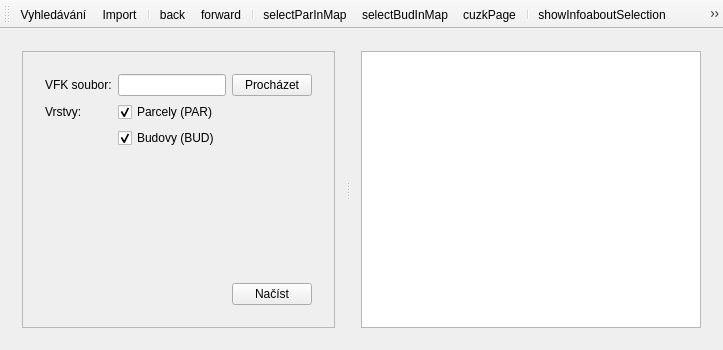
<?xml version="1.0" encoding="UTF-8"?>
<ui version="4.0">
 <class>VfkMainWindow</class>
 <widget class="QMainWindow" name="VfkMainWindow">
  <property name="geometry">
   <rect>
    <x>0</x>
    <y>0</y>
    <width>723</width>
    <height>350</height>
   </rect>
  </property>
  <property name="windowTitle">
   <string>Prohlížeč VFK</string>
  </property>
  <property name="layoutDirection">
   <enum>Qt::LeftToRight</enum>
  </property>
  <property name="tabShape">
   <enum>QTabWidget::Rounded</enum>
  </property>
  <widget class="QWidget" name="centralWidget">
   <layout class="QGridLayout" name="gridLayout_4">
    <item row="0" column="0">
     <widget class="QSplitter" name="splitter">
      <property name="orientation">
       <enum>Qt::Horizontal</enum>
      </property>
      <widget class="QStackedWidget" name="stackedWidget">
       <property name="sizePolicy">
        <sizepolicy hsizetype="Fixed" vsizetype="Preferred">
         <horstretch>2</horstretch>
         <verstretch>0</verstretch>
        </sizepolicy>
       </property>
       <property name="currentIndex">
        <number>0</number>
       </property>
       <widget class="QWidget" name="importPage">
        <layout class="QGridLayout" name="gridLayout_10">
         <item row="0" column="0">
          <widget class="QScrollArea" name="scrollArea_5">
           <property name="widgetResizable">
            <bool>true</bool>
           </property>
           <widget class="QWidget" name="scrollAreaWidgetContents_5">
            <property name="geometry">
             <rect>
              <x>0</x>
              <y>0</y>
              <width>349</width>
              <height>272</height>
             </rect>
            </property>
            <layout class="QGridLayout" name="gridLayout_11">
             <item row="0" column="0">
              <widget class="QWidget" name="widget" native="true">
               <layout class="QVBoxLayout" name="verticalLayout_2">
                <item>
                 <layout class="QGridLayout" name="gridLayout_12">
                  <item row="1" column="0">
                   <widget class="QLabel" name="label_2">
                    <property name="text">
                     <string>Vrstvy:</string>
                    </property>
                   </widget>
                  </item>
                  <item row="1" column="1">
                   <widget class="QCheckBox" name="parCheckBox">
                    <property name="text">
                     <string>Parcely (PAR)</string>
                    </property>
                    <property name="checked">
                     <bool>true</bool>
                    </property>
                   </widget>
                  </item>
                  <item row="2" column="1">
                   <widget class="QCheckBox" name="budCheckBox">
                    <property name="text">
                     <string>Budovy (BUD)</string>
                    </property>
                    <property name="checked">
                     <bool>true</bool>
                    </property>
                   </widget>
                  </item>
                  <item row="0" column="0">
                   <widget class="QLabel" name="label">
                    <property name="text">
                     <string>VFK soubor:</string>
                    </property>
                   </widget>
                  </item>
                  <item row="0" column="1">
                   <layout class="QHBoxLayout" name="horizontalLayout_3">
                    <item>
                     <widget class="QLineEdit" name="vfkFileLineEdit"/>
                    </item>
                    <item>
                     <widget class="QPushButton" name="browseButton">
                      <property name="text">
                       <string>Procházet</string>
                      </property>
                     </widget>
                    </item>
                   </layout>
                  </item>
                 </layout>
                </item>
                <item>
                 <spacer name="verticalSpacer">
                  <property name="orientation">
                   <enum>Qt::Vertical</enum>
                  </property>
                  <property name="sizeHint" stdset="0">
                   <size>
                    <width>20</width>
                    <height>40</height>
                   </size>
                  </property>
                 </spacer>
                </item>
                <item>
                 <layout class="QHBoxLayout" name="horizontalLayout_2">
                  <item>
                   <spacer name="horizontalSpacer_2">
                    <property name="orientation">
                     <enum>Qt::Horizontal</enum>
                    </property>
                    <property name="sizeHint" stdset="0">
                     <size>
                      <width>40</width>
                      <height>20</height>
                     </size>
                    </property>
                   </spacer>
                  </item>
                  <item>
                   <widget class="QPushButton" name="loadVfkButton">
                    <property name="text">
                     <string>Načíst</string>
                    </property>
                   </widget>
                  </item>
                 </layout>
                </item>
               </layout>
              </widget>
             </item>
            </layout>
           </widget>
          </widget>
         </item>
        </layout>
       </widget>
       <widget class="QWidget" name="searchPage">
        <property name="sizePolicy">
         <sizepolicy hsizetype="Preferred" vsizetype="Preferred">
          <horstretch>0</horstretch>
          <verstretch>0</verstretch>
         </sizepolicy>
        </property>
        <layout class="QVBoxLayout" name="verticalLayout_3">
         <item>
          <layout class="QHBoxLayout" name="horizontalLayout_4">
           <item>
            <widget class="QLabel" name="label_3">
             <property name="sizePolicy">
              <sizepolicy hsizetype="Minimum" vsizetype="Preferred">
               <horstretch>0</horstretch>
               <verstretch>0</verstretch>
              </sizepolicy>
             </property>
             <property name="text">
              <string>Vyhledat:</string>
             </property>
            </widget>
           </item>
           <item>
            <widget class="QComboBox" name="searchCombo">
             <property name="sizePolicy">
              <sizepolicy hsizetype="MinimumExpanding" vsizetype="Fixed">
               <horstretch>0</horstretch>
               <verstretch>0</verstretch>
              </sizepolicy>
             </property>
            </widget>
           </item>
          </layout>
         </item>
         <item>
          <widget class="QStackedWidget" name="searchForms">
           <property name="currentIndex">
            <number>0</number>
           </property>
           <widget class="QWidget" name="page">
            <layout class="QGridLayout" name="gridLayout">
             <item row="0" column="0">
              <widget class="QScrollArea" name="scrollArea">
               <property name="widgetResizable">
                <bool>true</bool>
               </property>
               <widget class="QWidget" name="scrollAreaWidgetContents">
                <property name="geometry">
                 <rect>
                  <x>0</x>
                  <y>0</y>
                  <width>331</width>
                  <height>184</height>
                 </rect>
                </property>
                <layout class="QGridLayout" name="gridLayout_5">
                 <item row="0" column="0">
                  <widget class="QWidget" name="vlastniciSearchForm" native="true"/>
                 </item>
                </layout>
               </widget>
              </widget>
             </item>
            </layout>
           </widget>
           <widget class="QWidget" name="page_2">
            <layout class="QGridLayout" name="gridLayout_6">
             <item row="0" column="0">
              <widget class="QScrollArea" name="scrollArea_3">
               <property name="widgetResizable">
                <bool>true</bool>
               </property>
               <widget class="QWidget" name="scrollAreaWidgetContents_2">
                <property name="geometry">
                 <rect>
                  <x>0</x>
                  <y>0</y>
                  <width>331</width>
                  <height>184</height>
                 </rect>
                </property>
                <layout class="QGridLayout" name="gridLayout_7">
                 <item row="0" column="0">
                  <widget class="QWidget" name="parcelySearchForm" native="true"/>
                 </item>
                </layout>
               </widget>
              </widget>
             </item>
            </layout>
           </widget>
           <widget class="QWidget" name="page_3">
            <layout class="QGridLayout" name="gridLayout_2">
             <item row="0" column="0">
              <widget class="QScrollArea" name="scrollArea_2">
               <property name="widgetResizable">
                <bool>true</bool>
               </property>
               <widget class="QWidget" name="scrollAreaWidgetContents_3">
                <property name="geometry">
                 <rect>
                  <x>0</x>
                  <y>0</y>
                  <width>331</width>
                  <height>184</height>
                 </rect>
                </property>
                <layout class="QGridLayout" name="gridLayout_3">
                 <item row="0" column="0">
                  <widget class="QWidget" name="budovySearchForm" native="true"/>
                 </item>
                </layout>
               </widget>
              </widget>
             </item>
            </layout>
           </widget>
           <widget class="QWidget" name="page_4">
            <layout class="QGridLayout" name="gridLayout_8">
             <item row="0" column="0">
              <widget class="QScrollArea" name="scrollArea_4">
               <property name="widgetResizable">
                <bool>true</bool>
               </property>
               <widget class="QWidget" name="scrollAreaWidgetContents_4">
                <property name="geometry">
                 <rect>
                  <x>0</x>
                  <y>0</y>
                  <width>331</width>
                  <height>184</height>
                 </rect>
                </property>
                <layout class="QGridLayout" name="gridLayout_9">
                 <item row="0" column="0">
                  <widget class="QWidget" name="jednotkySearchForm" native="true"/>
                 </item>
                </layout>
               </widget>
              </widget>
             </item>
            </layout>
           </widget>
          </widget>
         </item>
         <item>
          <layout class="QHBoxLayout" name="horizontalLayout">
           <item>
            <spacer name="horizontalSpacer">
             <property name="orientation">
              <enum>Qt::Horizontal</enum>
             </property>
             <property name="sizeHint" stdset="0">
              <size>
               <width>40</width>
               <height>20</height>
              </size>
             </property>
            </spacer>
           </item>
           <item>
            <widget class="QPushButton" name="searchButton">
             <property name="text">
              <string>Hledej</string>
             </property>
            </widget>
           </item>
          </layout>
         </item>
        </layout>
       </widget>
      </widget>
      <widget class="QWidget" name="widget_2" native="true">
       <property name="sizePolicy">
        <sizepolicy hsizetype="Preferred" vsizetype="Preferred">
         <horstretch>3</horstretch>
         <verstretch>0</verstretch>
        </sizepolicy>
       </property>
       <layout class="QVBoxLayout" name="rightWidgetLayout">
        <item>
         <widget class="QTextBrowser" name="vfkBrowser"/>
        </item>
       </layout>
      </widget>
     </widget>
    </item>
   </layout>
  </widget>
  <widget class="QToolBar" name="toolBar">
   <property name="windowTitle">
    <string>toolBar</string>
   </property>
   <attribute name="toolBarArea">
    <enum>TopToolBarArea</enum>
   </attribute>
   <attribute name="toolBarBreak">
    <bool>false</bool>
   </attribute>
   <addaction name="actionVyhledavani"/>
   <addaction name="actionImport"/>
   <addaction name="separator"/>
   <addaction name="actionBack"/>
   <addaction name="actionForward"/>
   <addaction name="separator"/>
   <addaction name="actionSelectParInMap"/>
   <addaction name="actionSelectBudInMap"/>
   <addaction name="actionCuzkPage"/>
   <addaction name="separator"/>
   <addaction name="actionShowInfoaboutSelection"/>
   <addaction name="actionShowHelpPage"/>
   <addaction name="actionExportLatex"/>
   <addaction name="actionExportHtml"/>
  </widget>
  <action name="actionVyhledavani">
   <property name="checkable">
    <bool>true</bool>
   </property>
   <property name="icon">
    <iconset resource="resources.qrc">
     <normaloff>:/data/data/search.png</normaloff>
     <normalon>:/vfkplugin/search.png</normalon>:/data/data/search.png</iconset>
   </property>
   <property name="text">
    <string>Vyhledávání</string>
   </property>
   <property name="toolTip">
    <string>Vyhledávání</string>
   </property>
  </action>
  <action name="actionImport">
   <property name="checkable">
    <bool>true</bool>
   </property>
   <property name="icon">
    <iconset resource="resources.qrc">
     <normaloff>:/data/data/db-add.png</normaloff>
     <normalon>:/vfkplugin/db-add.png</normalon>:/data/data/db-add.png</iconset>
   </property>
   <property name="text">
    <string>Import</string>
   </property>
   <property name="toolTip">
    <string>Import VFK</string>
   </property>
  </action>
  <action name="actionBack">
   <property name="icon">
    <iconset resource="resources.qrc">
     <normaloff>:/data/data/arrowBack.png</normaloff>
     <normalon>:/vfkplugin/arrowBack.png</normalon>:/data/data/arrowBack.png</iconset>
   </property>
   <property name="text">
    <string>back</string>
   </property>
   <property name="toolTip">
    <string>Zpět</string>
   </property>
  </action>
  <action name="actionForward">
   <property name="enabled">
    <bool>true</bool>
   </property>
   <property name="icon">
    <iconset resource="resources.qrc">
     <normaloff>:/data/data/arrowForward.png</normaloff>
     <normalon>:/vfkplugin/arrowForward.png</normalon>:/data/data/arrowForward.png</iconset>
   </property>
   <property name="text">
    <string>forward</string>
   </property>
   <property name="toolTip">
    <string>Vpřed</string>
   </property>
  </action>
  <action name="actionExportLatex">
   <property name="text">
    <string>LaTeX</string>
   </property>
   <property name="toolTip">
    <string>Export do LaTeXu</string>
   </property>
  </action>
  <action name="actionExportHtml">
   <property name="text">
    <string>HTML</string>
   </property>
   <property name="toolTip">
    <string>Export do HTML</string>
   </property>
  </action>
  <action name="actionSelectParInMap">
   <property name="icon">
    <iconset resource="resources.qrc">
     <normaloff>:/data/data/selectPar.png</normaloff>
     <normalon>:/vfkplugin/selectPar.png</normalon>:/data/data/selectPar.png</iconset>
   </property>
   <property name="text">
    <string>selectParInMap</string>
   </property>
   <property name="toolTip">
    <string>Označit aktuální parcely v mapě</string>
   </property>
  </action>
  <action name="actionSelectBudInMap">
   <property name="icon">
    <iconset resource="resources.qrc">
     <normaloff>:/data/data/selectBud.png</normaloff>
     <normalon>:/vfkplugin/selectBud.png</normalon>:/data/data/selectBud.png</iconset>
   </property>
   <property name="text">
    <string>selectBudInMap</string>
   </property>
   <property name="toolTip">
    <string>Označit aktuální budovy v mapě</string>
   </property>
  </action>
  <action name="actionCuzkPage">
   <property name="icon">
    <iconset resource="resources.qrc">
     <normaloff>:/data/data/cuzk.png</normaloff>
     <normalon>:/vfkplugin/cuzk.png</normalon>:/data/data/cuzk.png</iconset>
   </property>
   <property name="text">
    <string>cuzkPage</string>
   </property>
   <property name="toolTip">
    <string>Otevřít v prohlížeči aplikaci Nahlížení do KN pro aktuální nemovitost</string>
   </property>
  </action>
  <action name="actionShowInfoaboutSelection">
   <property name="checkable">
    <bool>true</bool>
   </property>
   <property name="icon">
    <iconset resource="resources.qrc">
     <normaloff>:/data/data/showInfo.png</normaloff>
     <normalon>:/vfkplugin/showInfo.png</normalon>:/data/data/showInfo.png</iconset>
   </property>
   <property name="text">
    <string>showInfoaboutSelection</string>
   </property>
   <property name="toolTip">
    <string>Aktivovat/deaktivovat zobrazení informací o vybraných nemovitostech</string>
   </property>
  </action>
  <action name="actionShowHelpPage">
   <property name="icon">
    <iconset resource="resources.qrc">
     <normaloff>:/data/data/icon.png</normaloff>:/data/data/icon.png</iconset>
   </property>
   <property name="text">
    <string>showHelpPage</string>
   </property>
   <property name="toolTip">
    <string>Zobrazit nápovědu</string>
   </property>
  </action>
 </widget>
 <layoutdefault spacing="6" margin="11"/>
 <resources>
  <include location="resources.qrc"/>
 </resources>
 <connections/>
</ui>
